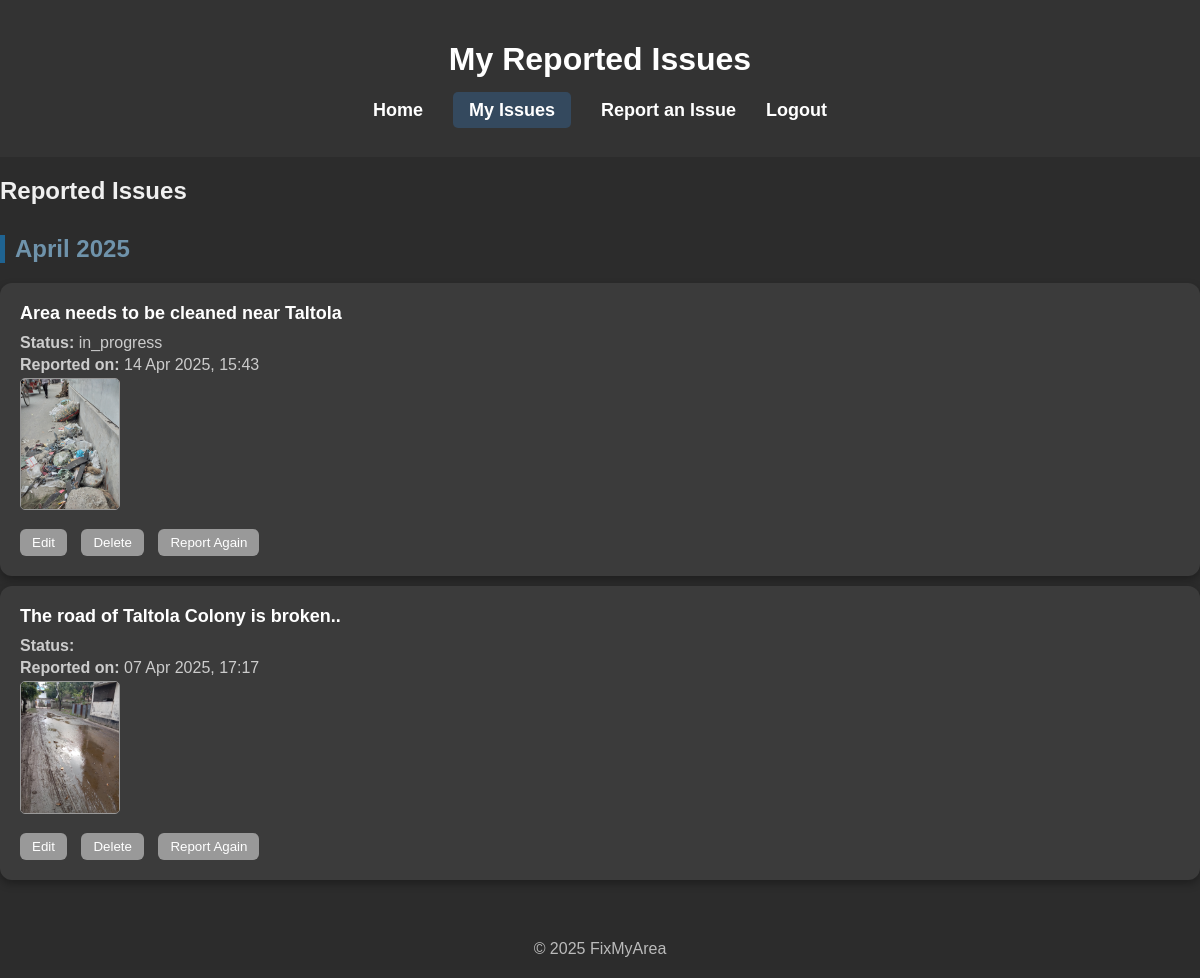
/issues.php (signed in), run on the app's committed database.
### tables this page shows
CREATE TABLE `issues` (
  `id` int(11) NOT NULL,
  `citizen_id` int(11) DEFAULT NULL,
  `title` varchar(255) NOT NULL,
  `description` text NOT NULL,
  `category` text DEFAULT NULL,
  `status` enum('reported','in_progress','resolved','cancelled') NOT NULL DEFAULT 'reported',
  `location` point NOT NULL,
  `created_at` timestamp NOT NULL DEFAULT current_timestamp(),
  `hired_service_provider_id` int(11) DEFAULT NULL,
  `photo_path` varchar(255) DEFAULT NULL,
  `updated_at` timestamp NOT NULL DEFAULT current_timestamp() ON UPDATE current_timestamp(),
  `category_id` int(11) DEFAULT NULL
);

### issues.php (the view, shortened to what this page needs)
<?php
require 'C:/xampp/htdocs/3Bit/includes/config.php';
$email = $_SESSION['userLoggedIn'];
$query = $con->prepare("SELECT id FROM users WHERE email = ?");
$query->execute([$email]);
$citizen_id = $query->fetchColumn();
$query = $con->prepare("SELECT id, description, status, created_at, photo_path FROM issues WHERE citizen_id = ? ORDER BY created_at DESC");
$query->execute([$citizen_id]);
$issues = $query->fetchAll(PDO::FETCH_ASSOC);
$groupedIssues = [];
foreach ($issues as $issue) {
    $monthYear = date("F Y", strtotime($issue['created_at']));
    $groupedIssues[$monthYear][] = $issue;
}
?>
<!DOCTYPE html>
<html lang="en">
<head>
    <link rel="stylesheet" href="assets/style/style.css">
</head>
<body class="dashboard">
    <header>
        <div class="container">
            <h1>My Reported Issues</h1>
            <nav>
                <ul>
                <li><a href="index.php">Home</a></li>
                    <li><a href="issues.php" class="active">My Issues</a></li>
                    <li><a href="report.php">Report an Issue</a></li>
                    <li><a href="logout.php">Logout</a></li>
                </ul>
            </nav>
        </div>
    </header>
    <main class="container">
        <section>
            <h2>Reported Issues</h2>
            <?php if (!empty($groupedIssues)): ?>
                <?php foreach ($groupedIssues as $monthYear => $monthlyIssues): ?>
                    <div class="issue-group">
                        <h2 class="month-title"><?= htmlspecialchars($monthYear); ?></h2>
                        <?php foreach ($monthlyIssues as $issue): ?>
                            <div class="issue-card">
                                <h3><?= htmlspecialchars($issue['description']); ?></h3>
                                <p><strong>Status:</strong> <?= htmlspecialchars($issue['status']); ?></p>
                                <p><strong>Reported on:</strong> <?= date("d M Y, H:i", strtotime($issue['created_at'])); ?></p>
                                <?php if (!empty($issue['photo_path'])): ?>
                                    <div class="issue-image">
                                        <a href="#popup<?= $issue['id']; ?>">
                                            <img src="/3Bit/<?= htmlspecialchars($issue['photo_path']); ?>" alt="Issue Image" class="issue-thumbnail">
                                        </a>
                                    </div>
                                <?php endif; ?>
                                <div class="issue-actions">
                                    <button onclick="editIssue(<?= $issue['id']; ?>)">Edit</button>
                                    <button onclick="deleteIssue(<?= $issue['id']; ?>)">Delete</button>
                                    <button onclick="reportAgain(<?= $issue['id']; ?>)">Report Again</button>
                                </div>
                            </div>
                        <?php endforeach; ?>
                    </div>
                <?php endforeach; ?>
            <?php else: ?>
                <div class="no-issues">
                    <p>No issues reported yet. <a href="report.php">Report one now!</a></p>
                </div>
            <?php endif; ?>
        </section>
    </main>
    <footer>
        <div class="container">
            <p>&copy; <?= date("Y"); ?> FixMyArea </p>
        </div>
    </footer>
</body>
</html>

### assets/style/style.css (style rules this page uses)
html, body { height: 100%; padding: 0; margin: 0; font-family: Arial, Helvetica, sans-serif; }
* { box-sizing: border-box; }
h3 { color: rgb(229, 229, 229); margin: 0; }
a { text-decoration: none; }
* { box-sizing: border-box; margin: 5; padding: 2; font-family: Arial, Helvetica, sans-serif; }
body { background-color: rgba(0, 0, 0, 0.812); height: 100%; padding: 0; margin: 0; font-family: Arial, Helvetica, sans-serif; }
.issue-thumbnail { width: 100px; height: 100px; object-fit: cover; margin-right: 15px; border-radius: 8px; border: 1px solid #999; }
footer { margin-top: 40px; padding: 20px; text-align: center; color: #666; }
header { background-color: #333; color: white; padding: 20px; text-align: center; }
nav ul { display: flex; justify-content: center; padding: 0; list-style-type: none; }
nav ul li { margin: 0 15px; }
nav ul li a { color: white; text-decoration: none; font-size: 18px; font-weight: 600; transition: background-color 0.3s ease; }
nav ul li a.active, nav ul li a:hover { background-color: #34495e; padding: 8px 16px; border-radius: 5px; }
footer { margin-top: 40px; padding: 20px; text-align: center; color: #bbb; }
footer p { margin: 0; }
body.dashboard { background: #2c2c2c; color: #f0f0f0; font-family: Arial, sans-serif; }
.issue-group { margin-bottom: 40px; }
.issue-card { background: #3b3b3b; padding: 20px; margin: 10px 0; border-radius: 12px; box-shadow: 0 4px 8px rgba(0,0,0,0.3); }
.issue-card h3 { margin: 0 0 10px; font-size: 18px; color: #fff; }
.issue-card p { margin: 4px 0; color: #ccc; }
.issue-actions { margin-top: 15px; }
.issue-actions button { background-color: #999; color: white; border: none; padding: 6px 12px; margin-right: 10px; border-radius: 6px; cursor: pointer; }
h2.month-title { border-left: 5px solid #1f6391; padding-left: 10px; margin-top: 30px; color: #6f93ab; }
.issue-thumbnail { width: 100px; height: auto; border-radius: 5px; cursor: pointer; transition: transform 0.2s; }

### data on the page
issues: created_at "April 2025", description "The road of Taltola Colony is broken..", created_at "07 Apr 2025, 17:17", photo_path (picture)
issues: description "Area needs to be cleaned near Taltola", status "in_progress", created_at "14 Apr 2025, 15:43", photo_path (picture)
